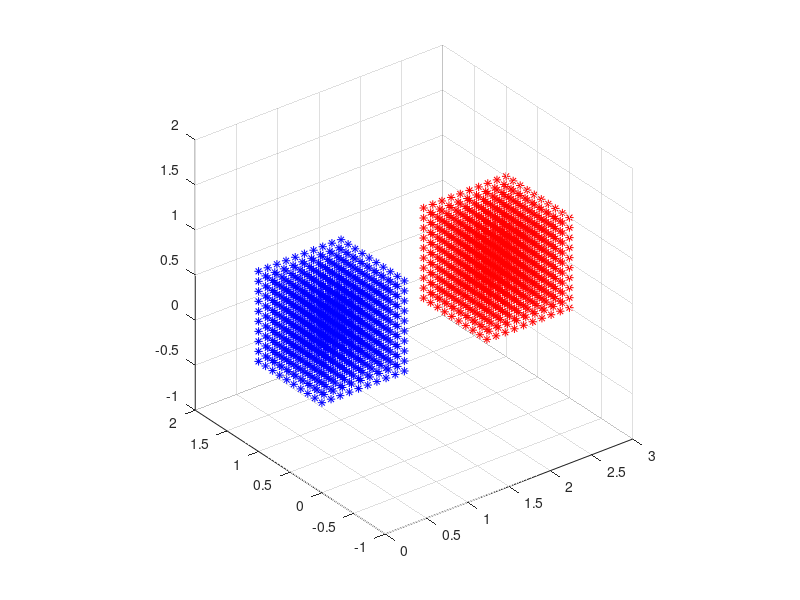

Here is the MATLAB script that generated this plot: (Note: this script raises an error after producing the figure.)
%+========================================================================+
%|                                                                        |
%|            This script uses the GYPSILAB toolbox for Matlab            |
%|                                                                        |
%| COPYRIGHT : Matthieu Aussal (c) 2015-2017.                             |
%| PROPERTY  : Centre de Mathematiques Appliquees, Ecole polytechnique,   |
%| route de Saclay, 91128 Palaiseau, France. All rights reserved.         |
%| LICENCE   : This program is free software, distributed in the hope that|
%| it will be useful, but WITHOUT ANY WARRANTY. Natively, you can use,    |
%| redistribute and/or modify it under the terms of the GNU General Public|
%| License, as published by the Free Software Foundation (version 3 or    |
%| later,  http://www.gnu.org/licenses). For private use, dual licencing  |
%| is available, please contact us to activate a "pay for remove" option. |
%| CONTACT   : matthieu.aussal@polytechnique.edu                          |
%| WEBSITE   : www.cmap.polytechnique.fr/~aussal/gypsilab                 |
%|                                                                        |
%| Please acknowledge the gypsilab toolbox in programs or publications in |
%| which you use it.                                                      |
%|________________________________________________________________________|
%|   '&`   |                                                              |
%|    #    |   FILE       : nrtHmxCompressorBox.m                         |
%|    #    |   VERSION    : 0.32                                          |
%|   _#_   |   AUTHOR(S)  : Matthieu Aussal                               |
%|  ( # )  |   CREATION   : 14.03.2017                                    |
%|  / 0 \  |   LAST MODIF : 25.11.2017                                    |
%| ( === ) |   SYNOPSIS   : Compare compressor for separated boxes        |
%|  `---'  |                                                              |
%+========================================================================+

clear all
close all
clc

% Library path
addpath('../../openHmx')

% Taille de la boite
edg = 1;

% Precision ou nombre de points de quadrature polynomiale
tol = 1e-3;

% Regular cube
n       = 10;
x       = 0:1/(n-1):1;
[x,y,z] = meshgrid(x,x,x);

% Recepteurs
Nx     = 1000;
% X      = edg*rand(Nx,3);
X      = edg*[x(:),y(:),z(:)];

% Emmeteurs
Ny     = 1000;
% Y      = edg*rand(Ny,3);
Y      = edg*[x(:),y(:),z(:)];
Y(:,1) = 2*edg + Y(:,1);

% Potentiel aleatoire aux emmeteurs
V  = (-1-1i) + (2+2i)*rand(Ny,1);

% Representation graphique
figure(1)
plot3(X(:,1),X(:,2),X(:,3),'*b',Y(:,1),Y(:,2),Y(:,3),'r*')
grid on
axis equal

% Noyau de green Helmholtz
k     = 5;
rxy   = @(X,Y) sqrt( (X(:,1)-Y(:,1)).^2 + (X(:,2)-Y(:,2)).^2 + (X(:,3)-Y(:,3)).^2 );
green = @(X,Y) exp(1i*k*rxy(X,Y))./rxy(X,Y);

% Gridding
[I,J] = ndgrid(1:Nx,1:Ny);

% Noyau de green
Gxy = green(X(I,:),Y(J,:));
Gxy = reshape(Gxy,Nx,Ny);
% Gxy = [Gxy zeros(Nx,Ny) ; ...
%     zeros(Nx,Ny) Gxy];
% Gxy = [Gxy zeros(Nx,2*Ny) ; ...
%     zeros(Nx,Ny) Gxy zeros(Nx,Ny) ; ...
%     zeros(Nx,2*Ny) Gxy];
% figure
% imagesc(Gxy)

% Calcul du rang
tic
rk = rank(Gxy,tol);
toc
rk

% Compression ACA, pivotage total
tic
[A,B] = hmxACA(Gxy,tol);
toc
size(A)
norm(A*B-Gxy,'fro')./norm(Gxy,'fro')

% Compression ACA, pivotage partiel
tic
[A,B] = hmxACA(X,Y,@(X,Y) green(X,Y),tol);
toc
size(A)
norm(A*B-Gxy,'fro')./norm(Gxy,'fro')

% % Recompression ACA, pivotage total
% tic
% [Ap,Bp] = hmxACA(A,B,tol);
% toc
% size(Ap)
% norm(Ap*Bp-Gxy,'fro')./norm(Gxy,'fro')

% Recompression RSVD
tic
[Ap,Bp,flag] = hmxRSVD(A,B,tol);
toc
size(Ap)
norm(Ap*Bp-Gxy,'fro')./norm(Gxy,'fro')

% Recompression QRSVD
tic
[Ap,Bp] = hmxQRSVD(A,B,tol);
toc
size(Ap)
norm(Ap*Bp-Gxy,'fro')./norm(Gxy,'fro')



disp('~~> Michto gypsilab !')


    


    




